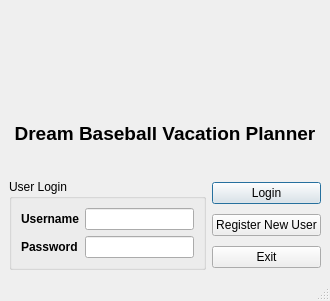
<?xml version="1.0" encoding="UTF-8"?>
<ui version="4.0">
 <class>LoginWindow</class>
 <widget class="QMainWindow" name="LoginWindow">
  <property name="geometry">
   <rect>
    <x>0</x>
    <y>0</y>
    <width>330</width>
    <height>301</height>
   </rect>
  </property>
  <property name="maximumSize">
   <size>
    <width>330</width>
    <height>301</height>
   </size>
  </property>
  <property name="windowTitle">
   <string>Login</string>
  </property>
  <widget class="QWidget" name="centralwidget">
   <layout class="QGridLayout" name="gridLayout">
    <item row="1" column="0" colspan="2">
     <widget class="QLabel" name="label_vacation_planner">
      <property name="font">
       <font>
        <family>Tahoma</family>
        <pointsize>14</pointsize>
        <bold>true</bold>
       </font>
      </property>
      <property name="text">
       <string>Dream Baseball Vacation Planner</string>
      </property>
      <property name="alignment">
       <set>Qt::AlignmentFlag::AlignCenter</set>
      </property>
     </widget>
    </item>
    <item row="2" column="0" rowspan="3">
     <widget class="QGroupBox" name="groupBox">
      <property name="maximumSize">
       <size>
        <width>315</width>
        <height>200</height>
       </size>
      </property>
      <property name="title">
       <string>User Login</string>
      </property>
      <layout class="QFormLayout" name="formLayout">
       <item row="0" column="0">
        <widget class="QLabel" name="lable_username">
         <property name="font">
          <font>
           <bold>true</bold>
          </font>
         </property>
         <property name="text">
          <string>Username</string>
         </property>
        </widget>
       </item>
       <item row="0" column="1">
        <widget class="QLineEdit" name="lineEdit_username"/>
       </item>
       <item row="1" column="0">
        <widget class="QLabel" name="label_password">
         <property name="font">
          <font>
           <bold>true</bold>
          </font>
         </property>
         <property name="text">
          <string>Password</string>
         </property>
        </widget>
       </item>
       <item row="1" column="1">
        <widget class="QLineEdit" name="lineEdit_password">
         <property name="echoMode">
          <enum>QLineEdit::EchoMode::Password</enum>
         </property>
        </widget>
       </item>
      </layout>
     </widget>
    </item>
    <item row="2" column="1">
     <widget class="QPushButton" name="pushButton_login">
      <property name="text">
       <string>Login</string>
      </property>
      <property name="default">
       <bool>true</bool>
      </property>
     </widget>
    </item>
    <item row="3" column="1">
     <widget class="QPushButton" name="pushButton_register">
      <property name="text">
       <string>Register New User</string>
      </property>
     </widget>
    </item>
    <item row="4" column="1">
     <widget class="QPushButton" name="pushButton_exit">
      <property name="text">
       <string>Exit</string>
      </property>
     </widget>
    </item>
    <item row="0" column="0" colspan="2" alignment="Qt::AlignmentFlag::AlignHCenter|Qt::AlignmentFlag::AlignVCenter">
     <widget class="QLabel" name="MLBLogo">
      <property name="maximumSize">
       <size>
        <width>327</width>
        <height>160</height>
       </size>
      </property>
      <property name="text">
       <string/>
      </property>
      <property name="pixmap">
       <pixmap resource="logos.qrc">:/logos/mlb.png</pixmap>
      </property>
      <property name="scaledContents">
       <bool>true</bool>
      </property>
      <property name="alignment">
       <set>Qt::AlignmentFlag::AlignCenter</set>
      </property>
     </widget>
    </item>
   </layout>
  </widget>
  <widget class="QMenuBar" name="menubar">
   <property name="geometry">
    <rect>
     <x>0</x>
     <y>0</y>
     <width>330</width>
     <height>18</height>
    </rect>
   </property>
  </widget>
  <widget class="QStatusBar" name="statusbar"/>
 </widget>
 <resources>
  <include location="logos.qrc"/>
 </resources>
 <connections/>
</ui>
